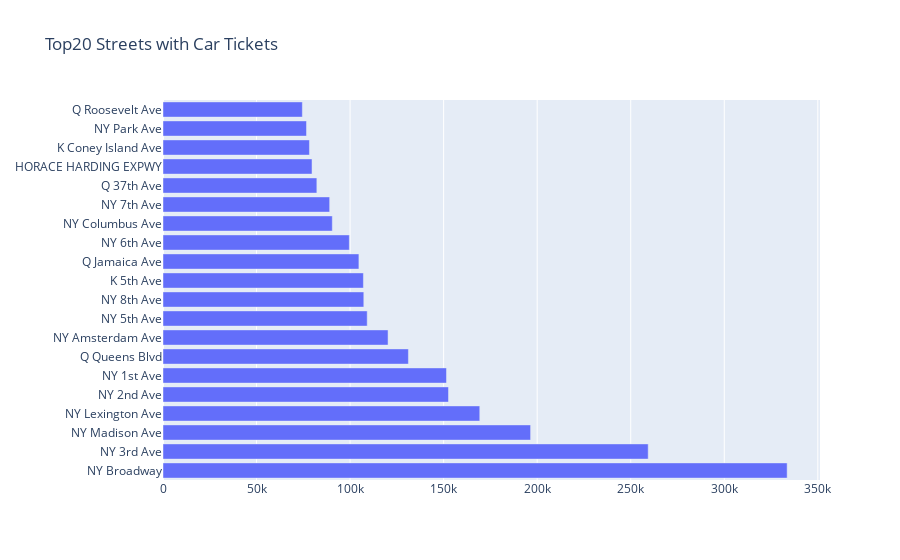

Notebook source saved alongside this figure:
### Code cell
%local
fig = go.Figure(go.Bar(
            x=Top20_street_count_table['Ticket Count'],
            y=Top20_street_count_table['Street'],
            orientation='h'),layout=go.Layout(title=go.layout.Title(text="Top20 Streets with Car Tickets"),    
                                                      paper_bgcolor='rgba(0,0,0,0)'))

fig.show()

### Figure 1 — Plotly figure (JSON) as saved in the notebook; plotly's stock layout.template omitted (floating-point values rounded to 4 significant figures)
{"data": [{"orientation": "h", "type": "bar", "x": [333613, 259345, 196487, 169317, 152598, 151529, 131173, 120289, 109150, 107327, 107123, 104717, 99601, 90503, 89088, 82235, 79656, 78280, 76708, 74486], "y": ["NY Broadway", "NY 3rd Ave", "NY Madison Ave", "NY Lexington Ave", "NY 2nd Ave", "NY 1st Ave", "Q Queens Blvd", "NY Amsterdam Ave", "NY 5th Ave", "NY 8th Ave", "K 5th Ave", "Q Jamaica Ave", "NY 6th Ave", "NY Columbus Ave", "NY 7th Ave", "Q 37th Ave", " HORACE HARDING EXPWY", "K Coney Island Ave", "NY Park Ave", "Q Roosevelt Ave"]}], "layout": {"paper_bgcolor": "rgba(0,0,0,0)", "title": {"text": "Top20 Streets with Car Tickets"}}}
